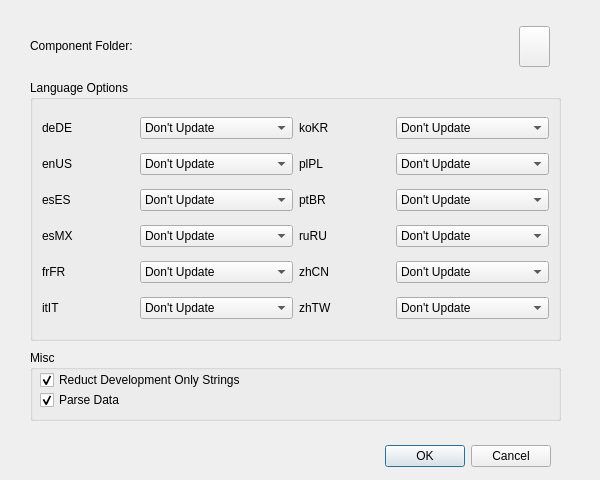
<?xml version="1.0" encoding="UTF-8"?>
<ui version="4.0">
 <class>IODialog</class>
 <widget class="QDialog" name="IODialog">
  <property name="geometry">
   <rect>
    <x>0</x>
    <y>0</y>
    <width>600</width>
    <height>480</height>
   </rect>
  </property>
  <property name="windowTitle">
   <string>Dialog</string>
  </property>
  <widget class="QDialogButtonBox" name="buttonBox">
   <property name="geometry">
    <rect>
     <x>210</x>
     <y>440</y>
     <width>341</width>
     <height>32</height>
    </rect>
   </property>
   <property name="orientation">
    <enum>Qt::Horizontal</enum>
   </property>
   <property name="standardButtons">
    <set>QDialogButtonBox::Cancel|QDialogButtonBox::Ok</set>
   </property>
  </widget>
  <widget class="QLabel" name="comp_label">
   <property name="geometry">
    <rect>
     <x>30</x>
     <y>30</y>
     <width>141</width>
     <height>31</height>
    </rect>
   </property>
   <property name="text">
    <string>Component Folder:</string>
   </property>
  </widget>
  <widget class="QLabel" name="comp_path">
   <property name="geometry">
    <rect>
     <x>160</x>
     <y>35</y>
     <width>341</width>
     <height>21</height>
    </rect>
   </property>
   <property name="text">
    <string/>
   </property>
  </widget>
  <widget class="QPushButton" name="comp_select">
   <property name="geometry">
    <rect>
     <x>519</x>
     <y>26</y>
     <width>31</width>
     <height>41</height>
    </rect>
   </property>
   <property name="text">
    <string/>
   </property>
  </widget>
  <widget class="QGroupBox" name="lang">
   <property name="geometry">
    <rect>
     <x>30</x>
     <y>80</y>
     <width>531</width>
     <height>261</height>
    </rect>
   </property>
   <property name="title">
    <string>Language Options</string>
   </property>
   <layout class="QGridLayout" name="gridLayout">
    <item row="0" column="0">
     <widget class="QLabel" name="lang_de">
      <property name="text">
       <string>deDE</string>
      </property>
     </widget>
    </item>
    <item row="0" column="1">
     <widget class="QComboBox" name="combo_de">
      <property name="editable">
       <bool>false</bool>
      </property>
      <item>
       <property name="text">
        <string>Don't Update</string>
       </property>
      </item>
      <item>
       <property name="text">
        <string>New Item Only</string>
       </property>
      </item>
      <item>
       <property name="text">
        <string>Fully Trust and Update</string>
       </property>
      </item>
     </widget>
    </item>
    <item row="0" column="2">
     <widget class="QLabel" name="lang_ko">
      <property name="text">
       <string>koKR</string>
      </property>
     </widget>
    </item>
    <item row="0" column="3">
     <widget class="QComboBox" name="combo_ko">
      <item>
       <property name="text">
        <string>Don't Update</string>
       </property>
      </item>
      <item>
       <property name="text">
        <string>New Item Only</string>
       </property>
      </item>
      <item>
       <property name="text">
        <string>Fully Trust and Update</string>
       </property>
      </item>
     </widget>
    </item>
    <item row="1" column="0">
     <widget class="QLabel" name="lang_en">
      <property name="text">
       <string>enUS</string>
      </property>
     </widget>
    </item>
    <item row="1" column="1">
     <widget class="QComboBox" name="combo_en">
      <item>
       <property name="text">
        <string>Don't Update</string>
       </property>
      </item>
      <item>
       <property name="text">
        <string>New Item Only</string>
       </property>
      </item>
      <item>
       <property name="text">
        <string>Fully Trust and Update</string>
       </property>
      </item>
     </widget>
    </item>
    <item row="1" column="2">
     <widget class="QLabel" name="lang_pl">
      <property name="text">
       <string>plPL</string>
      </property>
     </widget>
    </item>
    <item row="1" column="3">
     <widget class="QComboBox" name="combo_pl">
      <item>
       <property name="text">
        <string>Don't Update</string>
       </property>
      </item>
      <item>
       <property name="text">
        <string>New Item Only</string>
       </property>
      </item>
      <item>
       <property name="text">
        <string>Fully Trust and Update</string>
       </property>
      </item>
     </widget>
    </item>
    <item row="2" column="0">
     <widget class="QLabel" name="lang_es">
      <property name="text">
       <string>esES</string>
      </property>
     </widget>
    </item>
    <item row="2" column="1">
     <widget class="QComboBox" name="combo_es">
      <item>
       <property name="text">
        <string>Don't Update</string>
       </property>
      </item>
      <item>
       <property name="text">
        <string>New Item Only</string>
       </property>
      </item>
      <item>
       <property name="text">
        <string>Fully Trust and Update</string>
       </property>
      </item>
     </widget>
    </item>
    <item row="2" column="2">
     <widget class="QLabel" name="lang_pt">
      <property name="text">
       <string>ptBR</string>
      </property>
     </widget>
    </item>
    <item row="2" column="3">
     <widget class="QComboBox" name="combo_pt">
      <item>
       <property name="text">
        <string>Don't Update</string>
       </property>
      </item>
      <item>
       <property name="text">
        <string>New Item Only</string>
       </property>
      </item>
      <item>
       <property name="text">
        <string>Fully Trust and Update</string>
       </property>
      </item>
     </widget>
    </item>
    <item row="3" column="0">
     <widget class="QLabel" name="lang_esmx">
      <property name="text">
       <string>esMX</string>
      </property>
     </widget>
    </item>
    <item row="3" column="1">
     <widget class="QComboBox" name="combo_esmx">
      <item>
       <property name="text">
        <string>Don't Update</string>
       </property>
      </item>
      <item>
       <property name="text">
        <string>New Item Only</string>
       </property>
      </item>
      <item>
       <property name="text">
        <string>Fully Trust and Update</string>
       </property>
      </item>
     </widget>
    </item>
    <item row="3" column="2">
     <widget class="QLabel" name="lang_ru">
      <property name="text">
       <string>ruRU</string>
      </property>
     </widget>
    </item>
    <item row="3" column="3">
     <widget class="QComboBox" name="combo_ru">
      <item>
       <property name="text">
        <string>Don't Update</string>
       </property>
      </item>
      <item>
       <property name="text">
        <string>New Item Only</string>
       </property>
      </item>
      <item>
       <property name="text">
        <string>Fully Trust and Update</string>
       </property>
      </item>
     </widget>
    </item>
    <item row="4" column="0">
     <widget class="QLabel" name="lang_fr">
      <property name="text">
       <string>frFR</string>
      </property>
     </widget>
    </item>
    <item row="4" column="1">
     <widget class="QComboBox" name="combo_fr">
      <item>
       <property name="text">
        <string>Don't Update</string>
       </property>
      </item>
      <item>
       <property name="text">
        <string>New Item Only</string>
       </property>
      </item>
      <item>
       <property name="text">
        <string>Fully Trust and Update</string>
       </property>
      </item>
     </widget>
    </item>
    <item row="4" column="2">
     <widget class="QLabel" name="lang_zhcn">
      <property name="text">
       <string>zhCN</string>
      </property>
     </widget>
    </item>
    <item row="4" column="3">
     <widget class="QComboBox" name="combo_zhcn">
      <item>
       <property name="text">
        <string>Don't Update</string>
       </property>
      </item>
      <item>
       <property name="text">
        <string>New Item Only</string>
       </property>
      </item>
      <item>
       <property name="text">
        <string>Fully Trust and Update</string>
       </property>
      </item>
     </widget>
    </item>
    <item row="5" column="0">
     <widget class="QLabel" name="lang_it">
      <property name="text">
       <string>itIT</string>
      </property>
     </widget>
    </item>
    <item row="5" column="1">
     <widget class="QComboBox" name="combo_it">
      <item>
       <property name="text">
        <string>Don't Update</string>
       </property>
      </item>
      <item>
       <property name="text">
        <string>New Item Only</string>
       </property>
      </item>
      <item>
       <property name="text">
        <string>Fully Trust and Update</string>
       </property>
      </item>
     </widget>
    </item>
    <item row="5" column="2">
     <widget class="QLabel" name="lang_zhtw">
      <property name="text">
       <string>zhTW</string>
      </property>
     </widget>
    </item>
    <item row="5" column="3">
     <widget class="QComboBox" name="combo_zhtw">
      <item>
       <property name="text">
        <string>Don't Update</string>
       </property>
      </item>
      <item>
       <property name="text">
        <string>New Item Only</string>
       </property>
      </item>
      <item>
       <property name="text">
        <string>Fully Trust and Update</string>
       </property>
      </item>
     </widget>
    </item>
   </layout>
  </widget>
  <widget class="QGroupBox" name="misc">
   <property name="geometry">
    <rect>
     <x>30</x>
     <y>350</y>
     <width>531</width>
     <height>71</height>
    </rect>
   </property>
   <property name="title">
    <string>Misc</string>
   </property>
   <widget class="QCheckBox" name="is_reduct">
    <property name="geometry">
     <rect>
      <x>10</x>
      <y>20</y>
      <width>281</width>
      <height>20</height>
     </rect>
    </property>
    <property name="text">
     <string>Reduct Development Only Strings</string>
    </property>
    <property name="checked">
     <bool>true</bool>
    </property>
   </widget>
   <widget class="QCheckBox" name="is_trigger_merge">
    <property name="geometry">
     <rect>
      <x>10</x>
      <y>40</y>
      <width>281</width>
      <height>20</height>
     </rect>
    </property>
    <property name="text">
     <string>Parse Data</string>
    </property>
    <property name="checked">
     <bool>true</bool>
    </property>
    <property name="tristate">
     <bool>false</bool>
    </property>
   </widget>
  </widget>
 </widget>
 <resources/>
 <connections>
  <connection>
   <sender>buttonBox</sender>
   <signal>accepted()</signal>
   <receiver>IODialog</receiver>
   <slot>accept()</slot>
   <hints>
    <hint type="sourcelabel">
     <x>248</x>
     <y>254</y>
    </hint>
    <hint type="destinationlabel">
     <x>157</x>
     <y>274</y>
    </hint>
   </hints>
  </connection>
  <connection>
   <sender>buttonBox</sender>
   <signal>rejected()</signal>
   <receiver>IODialog</receiver>
   <slot>reject()</slot>
   <hints>
    <hint type="sourcelabel">
     <x>316</x>
     <y>260</y>
    </hint>
    <hint type="destinationlabel">
     <x>286</x>
     <y>274</y>
    </hint>
   </hints>
  </connection>
 </connections>
</ui>
